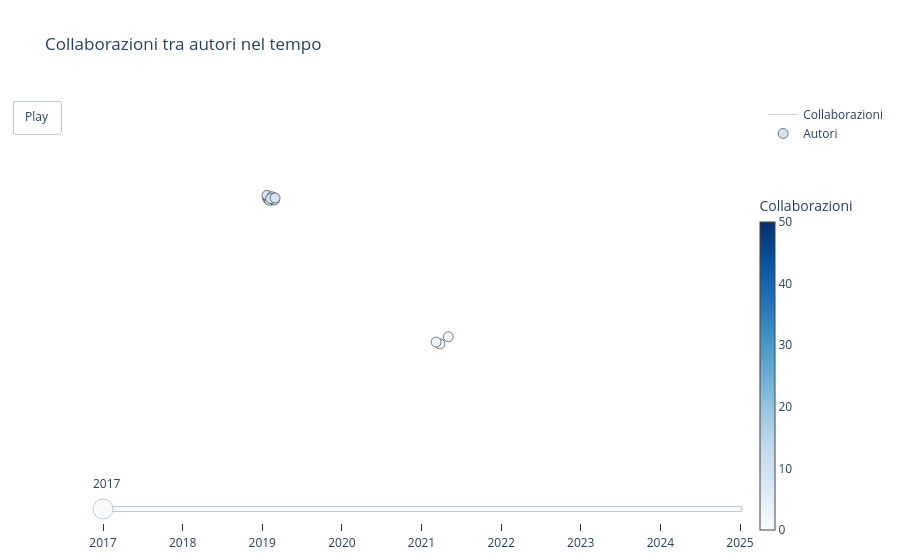

The notebook cell this image was saved under:
### Code cell
# ==============================
# Layout globale (coerenza tra anni)
# ==============================
G_totale = nx.compose_all(grafi_per_anno.values())
pos = nx.spring_layout(G_totale, seed=42)

# ==============================
# Funzione di plotting
# ==============================
def plot_graph_plotly(G, pos):
    edge_x, edge_y = [], []
    for u, v in G.edges():
        x0, y0 = pos[u]
        x1, y1 = pos[v]
        edge_x += [x0, x1, None]
        edge_y += [y0, y1, None]

    edge_trace = go.Scatter(
        x=edge_x,
        y=edge_y,
        mode="lines",
        line=dict(width=1, color="lightgray"),
        hoverinfo="none",
        name="Collaborazioni",
    )

    node_x, node_y = [], []
    hover_text = []
    degrees = []

    for node in G.nodes():
        x, y = pos[node]
        node_x.append(x)
        node_y.append(y)

        deg = G.degree(node)
        degrees.append(deg)
        hover_text.append(f"{node}<br>Collaborazioni: {deg}")

    node_trace = go.Scatter(
        x=node_x,
        y=node_y,
        mode="markers",
        hoverinfo="text",
        text=hover_text,
        name="Autori",
        marker=dict(
            size=10,                   
            color=degrees,             
            colorscale="Blues",
            cmin=0,                    
            cmax=50,
            showscale=True,
            colorbar=dict(
                title="Collaborazioni",
                thickness=15,
                x=1,          
                y=0.25,       
                xanchor="left",
                yanchor="middle",
                len=1,         
            ),
            line=dict(width=0.5, color="black"),
        )
    )

    return edge_trace, node_trace

# ==============================
# Creazione dei frame (animazione)
# ==============================
frames = []

for anno in sorted(grafi_per_anno.keys()):
    edge, node = plot_graph_plotly(
        grafi_per_anno[anno],
        pos
    )

    frames.append(
        go.Frame(
            data=[edge, node],
            name=str(anno),
            layout=go.Layout(
                title_text=f"Collaborazioni tra autori – {anno}"
            )
        )
    )

# ==============================
# Figura finale
# ==============================
fig = go.Figure(
    data=frames[0].data,
    frames=frames,
    layout=go.Layout(
        title="Collaborazioni tra autori nel tempo",
        paper_bgcolor="white",
        plot_bgcolor="white",
        xaxis=dict(
            range=[-1.1, 1.1],
            showgrid=False,
            zeroline=False,
            visible=False
        ),
        yaxis=dict(
            range=[-1.1, 1.1],
            showgrid=False,
            zeroline=False,
            visible=False
        ),
        updatemenus=[{
            "type": "buttons",
            "showactive": False,
            "buttons": [{
                "label": "Play",
                "method": "animate",
                "args": [
                    None,
                    {
                        "frame": {"duration": 2000, "redraw": True},
                        "transition": {"duration": 500},
                        "fromcurrent": True
                    }
                ]
            }]
        }],
        sliders=[{
            "steps": [
                {
                    "method": "animate",
                    "args": [[f.name]],
                    "label": f.name
                }
                for f in frames
            ]
        }]
    )
)
fig.show()

### Figure 1 — Plotly figure (JSON) as saved in the notebook; plotly's stock layout.template omitted (floating-point values rounded to 4 significant figures; data arrays with more than 128 entries replaced by an {"elided": "..."} marker saying what was removed)
{"data": [{"hoverinfo": "none", "line": {"color": "lightgray", "width": 1}, "mode": "lines", "name": "Collaborazioni", "type": "scatter", "x": {"elided": "144 float values"}, "y": {"elided": "144 float values"}}, {"hoverinfo": "text", "marker": {"cmax": 50, "cmin": 0, "color": [9, 9, 9, 9, 9, 9, 9, 9, 9, 9, 2, 2, 2], "colorbar": {"len": 1, "thickness": 15, "title": {"text": "Collaborazioni"}, "x": 1, "xanchor": "left", "y": 0.25, "yanchor": "middle"}, "colorscale": [[0, "rgb(247,251,255)"], [0.125, "rgb(222,235,247)"], [0.25, "rgb(198,219,239)"], [0.375, "rgb(158,202,225)"], [0.5, "rgb(107,174,214)"], [0.625, "rgb(66,146,198)"], [0.75, "rgb(33,113,181)"], [0.875, "rgb(8,81,156)"], [1, "rgb(8,48,107)"]], "line": {"color": "black", "width": 0.5}, "showscale": true, "size": 10}, "mode": "markers", "name": "Autori", "text": ["Altenkirch Thorsten<br>Collaborazioni: 9", "Chaudhuri Kaustuv Ray<br>Collaborazioni: 9", "Dowek Gilles<br>Collaborazioni: 9", "Felty Amy P.<br>Collaborazioni: 9", "Filinski Andrzej<br>Collaborazioni: 9", "Miculan Marino<br>Collaborazioni: 9", "Rabe Florian<br>Collaborazioni: 9", "Ricciotti Wilmer<br>Collaborazioni: 9", "Sacerdoti Coen Claudio<br>Collaborazioni: 9", "Sojakova Kristina<br>Collaborazioni: 9", "Omodeo Eugenio Giovanni<br>Collaborazioni: 2", "Policriti Alberto<br>Collaborazioni: 2", "Tomescu Alexandru I.<br>Collaborazioni: 2"], "type": "scatter", "x": [-0.5148, -0.502, -0.514, -0.497, -0.5096, -0.5175, -0.4926, -0.5008, -0.5051, -0.4903, 0.08983, 0.06186, 0.04892], "y": [0.482, 0.4755, 0.4934, 0.4862, 0.4732, 0.5041, 0.4746, 0.4955, 0.4838, 0.4878, -0.38, -0.4242, -0.4129]}], "layout": {"paper_bgcolor": "white", "plot_bgcolor": "white", "sliders": [{"steps": [{"args": [["2017"]], "label": "2017", "method": "animate"}, {"args": [["2018"]], "label": "2018", "method": "animate"}, {"args": [["2019"]], "label": "2019", "method": "animate"}, {"args": [["2020"]], "label": "2020", "method": "animate"}, {"args": [["2021"]], "label": "2021", "method": "animate"}, {"args": [["2022"]], "label": "2022", "method": "animate"}, {"args": [["2023"]], "label": "2023", "method": "animate"}, {"args": [["2024"]], "label": "2024", "method": "animate"}, {"args": [["2025"]], "label": "2025", "method": "animate"}]}], "title": {"text": "Collaborazioni tra autori nel tempo"}, "updatemenus": [{"buttons": [{"args": [null, {"frame": {"duration": 2000, "redraw": true}, "fromcurrent": true, "transition": {"duration": 500}}], "label": "Play", "method": "animate"}], "showactive": false, "type": "buttons"}], "xaxis": {"range": [-1.1, 1.1], "showgrid": false, "visible": false, "zeroline": false}, "yaxis": {"range": [-1.1, 1.1], "showgrid": false, "visible": false, "zeroline": false}}}
